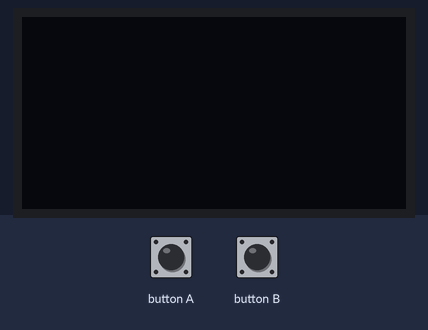
A program run on a simulated BBC micro:bit (MakeCode). On the bench: 128×64 one-colour display. The test bench sets the inputs (shaded band).

Above: at 1.2 s.
1.3 s: button B pressed for 0.15 s
At 1.9 s:
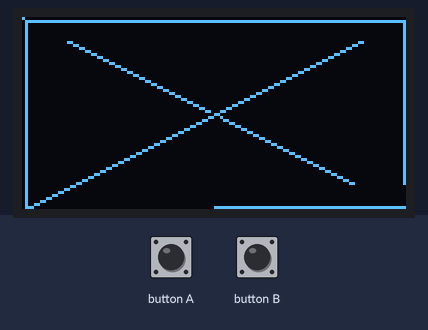
2.0 s: button A pressed for 0.15 s
At 3.3 s:
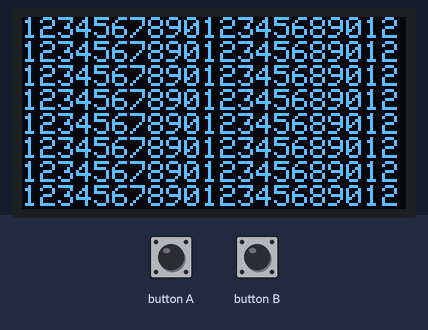
3.7 s: button A pressed for 0.15 s
At 3.9 s:
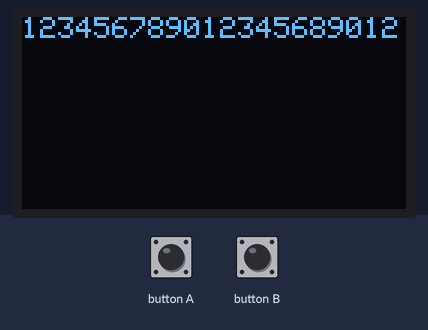
Timing chart, 0 to 6.7 s (numbered marks = the images above; inputs shaded):
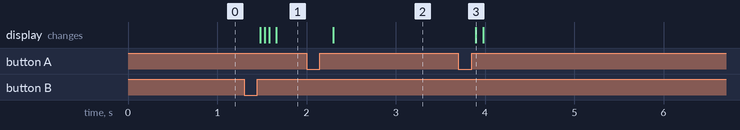

Measured:
- after the input at 1.3 s, the display: first changes after 0.18 s (image 1 shows a later state)
- after the input at 2.0 s, the display: changes after 0.30 s (image 2)
- after the input at 3.7 s, the display: changes after 0.19 s (image 3)

The program:

main.ts
```typescript
input.onButtonPressed(Button.A, function () {
    OLED.clear()
    OLED.writeStringNewLine("123456789012345689012")
    OLED.writeStringNewLine("123456789012345689012")
    OLED.writeStringNewLine("123456789012345689012")
    OLED.writeStringNewLine("123456789012345689012")
    OLED.writeStringNewLine("123456789012345689012")
    OLED.writeStringNewLine("123456789012345689012")
    OLED.writeStringNewLine("123456789012345689012")
    OLED.writeStringNewLine("123456789012345689012")
})
input.onButtonPressed(Button.B, function () {
    OLED.clear()
    OLED.drawLine(
    0,
    0,
    128,
    64
    )
    OLED.drawLine(
    128,
    0,
    0,
    64
    )
    OLED.drawLine(
    1,
    1,
    127,
    1
    )
    OLED.drawLine(
    127,
    63,
    127,
    1
    )
    OLED.drawLine(
    127,
    63,
    0,
    64
    )
    OLED.drawLine(
    1,
    1,
    1,
    63
    )
})
OLED.init(128, 64)
OLED.clear()
basic.forever(function () {

})
```

test.ts
```typescript
// ide kerülnek a tesztek; a rendszer ezt nem kompilálja, ha a csomagot bővítményként használják.
```
